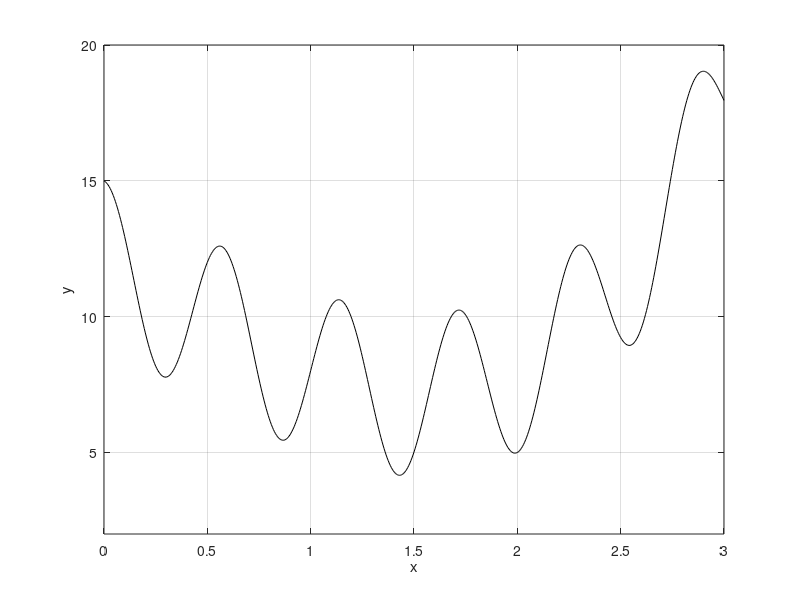

Source code (MATLAB):
% 例程 1.11  多项式‑三角函数示例
x = 0: 0.005: 3;
y = 3*cos(11*x) + x.^3 - x.^2 - 4*x + 12;
%  画图
figure (1)
plot(x, y, 'k');
axis([0, 3, 2, 20]);
grid on;
xlabel ('x');  ylabel ('y');
